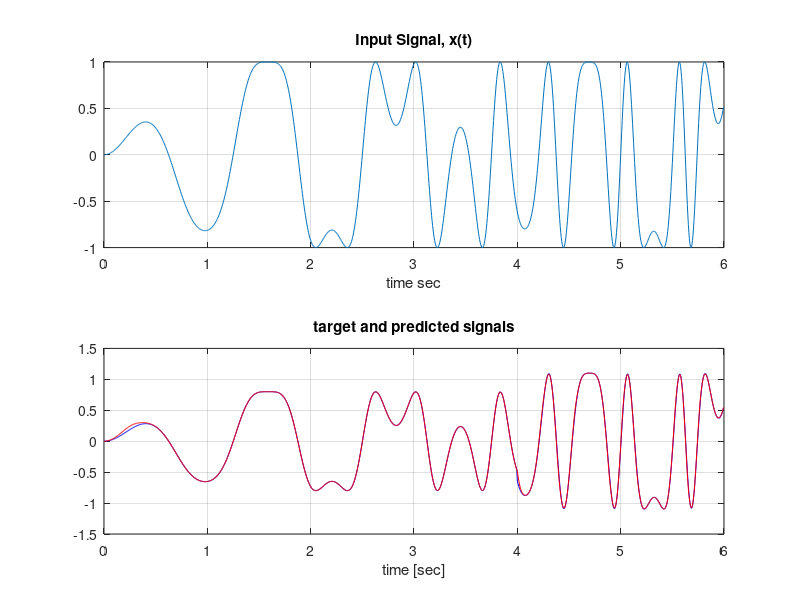
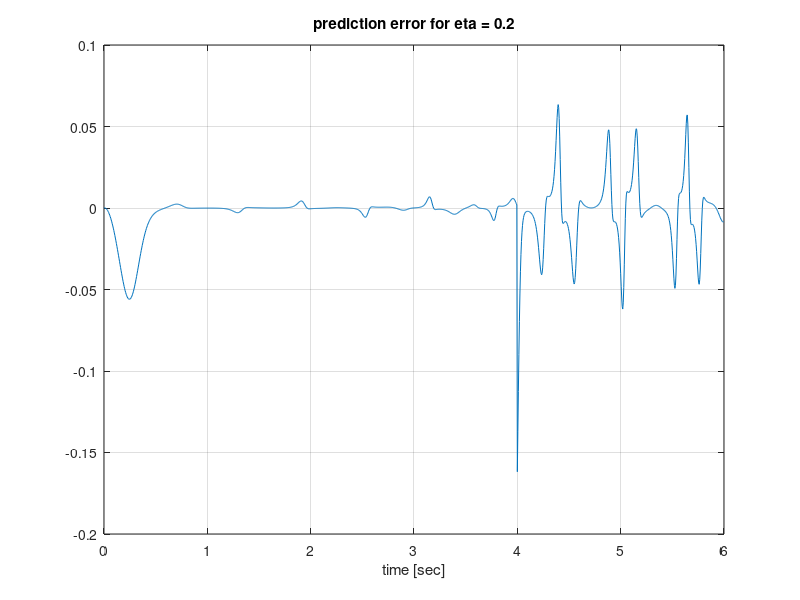

These figures' MATLAB source, in order:
% Example 5.4  Write a M-file for adaptive system identification using adaline network.
% Solution  The adaline network for adaptive system identification is developed using MATLAB programming techniques by assuming necessary parameters .
% Program
% Adaptive System Identification
clear all; close all; clc;
% Input signal x(t)
f = 0.8 ;      %  Hz
ts = 0.005 ; % 5 msec -- sampling time
N1 = 800 ; N2 = 400 ; N = N1 + N2 ;
t1 = (0:N1-1)*ts ;  % 0 to 4 sec
t2 = (N1:N-1)*ts ;  % 4 to 6 sec
t = [t1 t2] ;       % 0 to 6 sec
xt = sin(1*t.*sin(2*pi*f*t)) ;
p = 3 ; % Dimensionality of the system
b1 = [ 1  -0.6 0.4] ; % unknown system parameters during  t1
b2 = [0.9 -0.5 0.7] ; % unknown system parameters during  t2
 [d1, stt] = filter(b1, 1, xt(1:N1) ) ;
 d2 =  filter(b2, 1, xt(N1+1:N), stt) ;
 dd = [d1 d2] ; %  output signal
% formation of the input matrix X of size  p by N
X = convmtx(xt, p) ; X = X(:, 1:N) ;
% Alternatively, we could calculated D as
d = [b1*X(:,1:N1) b2*X(:,N1+1:N)] ;
 y  = zeros(size(d)) ;   % memory allocation for y
eps = zeros(size(d)) ;   % memory allocation for eps
eta = 0.2  ; % learning rate/gain
w = 2*(rand(1, p)  -0.5) ; % Initialisation of the weight vector
for n = 1:N  %  learning loop
 y(n) = w*X(:,n) ;      % predicted output signal
 eps(n) = d(n) - y(n) ; % error signal
 w = w + eta*eps(n)*X(:,n)' ;
 if n == N1-1, w1 = w ; 
end
end
figure(1)
subplot(2,1,1)
plot(t, xt), grid, title('Input Signal, x(t)'), xlabel('time sec')
subplot(2,1,2)
plot(t, d, 'b', t, y, '-r'), grid, ... 
title('target and predicted signals'), xlabel('time [sec]')
figure(2)
plot(t, eps), grid, title(['prediction error for eta = ', num2str(eta)]), ... 
xlabel('time [sec]')
 [b1; w1]
[b2;  w]
